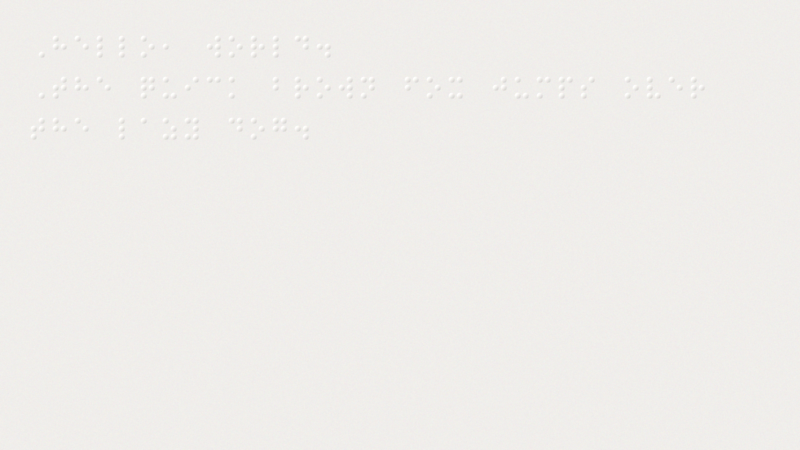
#> input picture data/braille/raw/DOC001_D1.png, 1600 x 900 px (shown at 1/2 size)
$ python -i preprocessing.py   (imports and definitions only)
#> lines starting #> are read from the running program, lines starting #| are printed output that depends on the picture; after the words box and inside, x2 and y2 are one past the last pixel; in counts of white or black regions, pixels touching at a corner belong together
#> further down, picture is the input picture: shape (900, 1600, 3); mean B, G, R 234.5, 237.5, 239.5
"""
Image Preprocessing Pipeline for Optical Braille Recognition.
Handles illumination correction, CLAHE, noise reduction, deskewing, and dot enhancement.
"""

from typing import Tuple, Dict, Any, Optional
import cv2
import numpy as np


class BrailleImagePreprocessor:
    """
    Robust image preprocessing pipeline tailored for tactile embossed Braille.
    """

    def __init__(
        self,
        clahe_clip_limit: float = 2.5,
        clahe_tile_grid_size: Tuple[int, int] = (8, 8),
        denoise_diameter: int = 5,
        denoise_sigma_color: float = 50.0,
        denoise_sigma_space: float = 50.0,
        target_max_width: int = 1920
    ):
        self.clahe = cv2.createCLAHE(
            clipLimit=clahe_clip_limit,
            tileGridSize=clahe_tile_grid_size
        )
        self.denoise_diameter = denoise_diameter
        self.denoise_sigma_color = denoise_sigma_color
        self.denoise_sigma_space = denoise_sigma_space
        self.target_max_width = target_max_width

    def process(self, image: np.ndarray) -> Dict[str, Any]:
        """
        Executes full preprocessing pipeline on input image.
        Returns:
            dict containing:
                'original': original BGR image
                'resized': resized image
                'gray': grayscale image
                'clahe_enhanced': shadow-compensated CLAHE image
                'denoised': edge-preserving filtered image
                'binary': adaptive thresholded dot mask
                'skew_angle': estimated skew angle in degrees
                'deskewed': rotation-corrected image
        """
        h, w = image.shape[:2]
#> h = 900; w = 1600

        # 1. Resize if image is excessively large to optimize compute
        scale = 1.0
        if w > self.target_max_width:
            scale = self.target_max_width / float(w)
            target_h = int(h * scale)
            resized = cv2.resize(image, (self.target_max_width, target_h), interpolation=cv2.INTER_AREA)
        else:
            resized = image.copy()

        # 2. Grayscale Conversion & Canonical Polarity Standardization
        if len(resized.shape) == 3:
            gray = cv2.cvtColor(resized, cv2.COLOR_BGR2GRAY)
        else:
            gray = resized.copy()

        # Canonical Polarity Normalization:
        # In a Braille document, the background occupies >80% of pixels.
        # If the median pixel intensity is dark (< 128), it is an inverted/dark-mode image.
        # We invert it so that background is always light and dots are always dark foreground.
        if float(np.median(gray)) < 128.0:
            gray = 255 - gray

        # 3. Uneven Illumination Estimation & Compensation (Background Division)
        max_k = min(gray.shape[:2]) - 1
#> max_k = 899
        max_k = max_k if max_k % 2 == 1 else max_k - 1
        kernel_size = min(max(int(min(gray.shape) * 0.1) | 1, 15), max(max_k, 3))
#> kernel_size = 91
        background = cv2.GaussianBlur(gray, (kernel_size, kernel_size), 0)
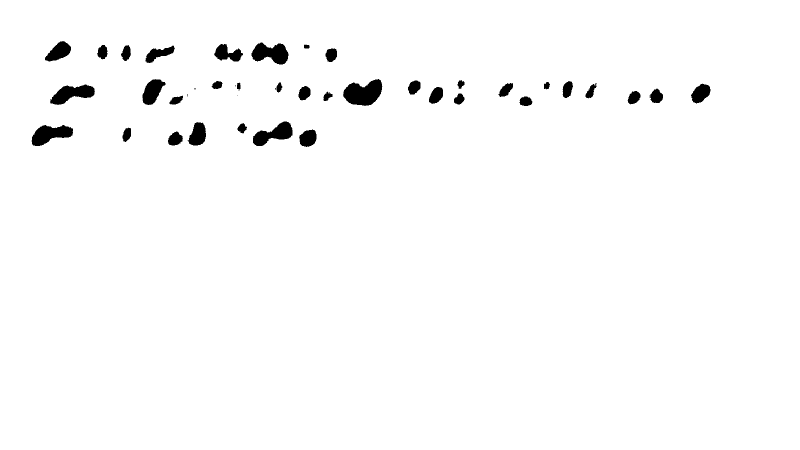
#> background: shape (900, 1600) (shown at 1/2 size); values 237 (black) and 238 (white), 98.1% white; 41 black regions (5 under 20 px), largest, box (x1, y1, x2, y2) and area: (686, 158, 765, 212) 2893, (503, 85, 577, 129) 2146, (63, 250, 146, 292) 2120
        # Divide gray by background and normalize to [0, 255]
        norm_illum = np.float32(gray) / (np.float32(background) + 1e-5)
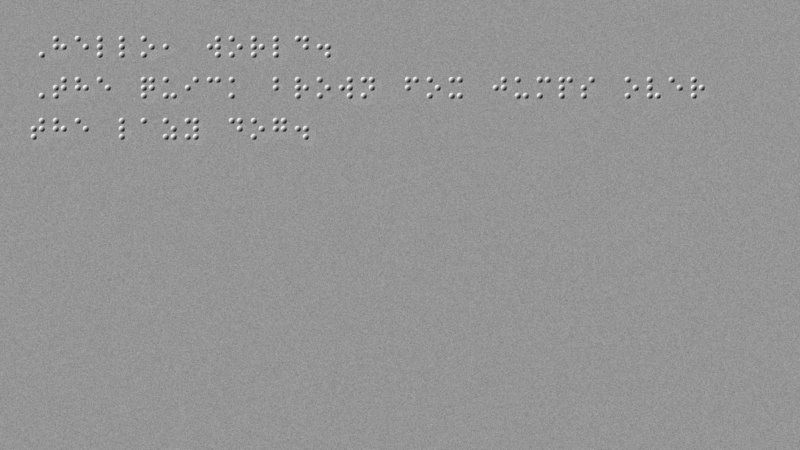
#> norm_illum: shape (900, 1600) float32 (shown at 1/2 size); min 0.891, max 1.08, mean 0.999; drawn with min black and max white
        norm_illum = np.clip(norm_illum * 180.0, 0, 255).astype(np.uint8)

        # 4. Contrast Enhancement via CLAHE
        clahe_enhanced = self.clahe.apply(norm_illum)
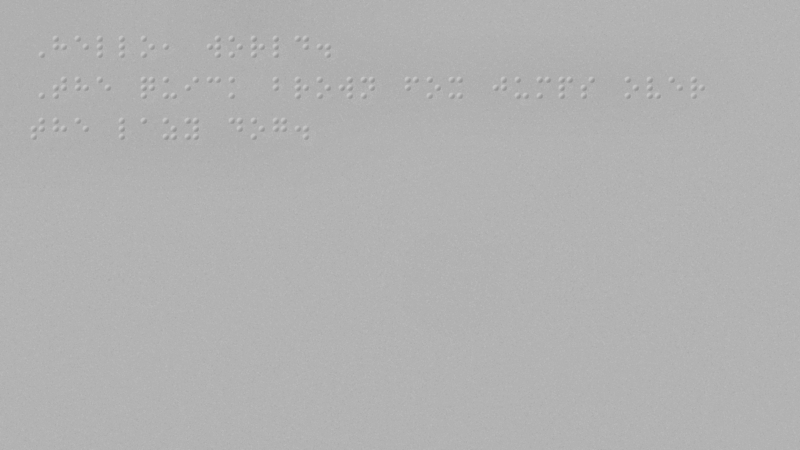
#> clahe_enhanced: shape (900, 1600) (shown at 1/2 size); min 142, max 201, mean 177.6

        # 5. Edge-Preserving Denoising (Bilateral Filter)
        denoised = cv2.bilateralFilter(
            clahe_enhanced,
            d=self.denoise_diameter,
            sigmaColor=self.denoise_sigma_color,
            sigmaSpace=self.denoise_sigma_space
        )

        # 6. Skew Detection & Rotation Correction
        skew_angle = self.estimate_skew(denoised)
#> in estimate_skew, `edges = cv2.Canny(gray, 50, 150, apertureSize=3)`: edges: shape (900, 1600); every value is 0
#> in estimate_skew, `lines = cv2.HoughLinesP(edges, 1, np.pi / 180, threshold=100, minLineL..`: lines = None
#> skew_angle = 0
        if abs(skew_angle) > 0.4 and abs(skew_angle) < 45.0:
            deskewed_gray = self.rotate_image(denoised, skew_angle)
            deskewed_bgr = self.rotate_image(resized, skew_angle)
            deskewed_raw_gray = self.rotate_image(gray, skew_angle)
        else:
            deskewed_gray = denoised
            deskewed_bgr = resized
            deskewed_raw_gray = gray
            skew_angle = 0.0

        # 7. Dual-Mode Binarization
        # For high-contrast digital Braille graphics and crisp scans, Otsu's threshold
        # cleanly isolates compact dot contours without introducing local halo artifacts.
        _, binary_otsu = cv2.threshold(deskewed_gray, 0, 255, cv2.THRESH_BINARY_INV + cv2.THRESH_OTSU)
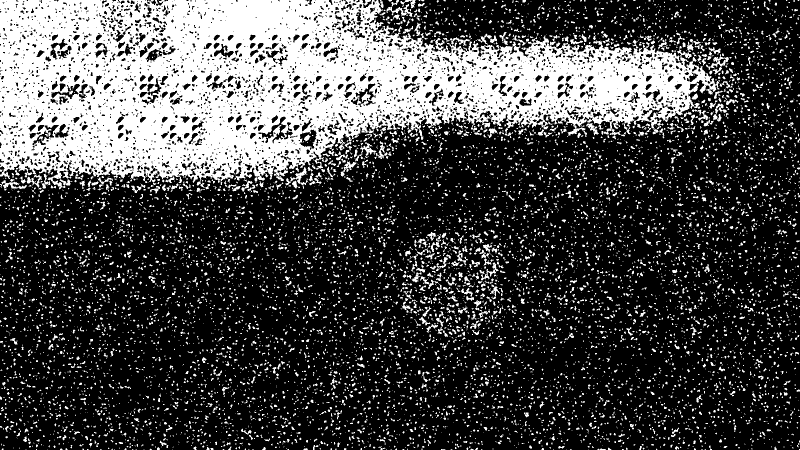
#> binary_otsu: shape (900, 1600) (shown at 1/2 size); 28.1% white; 8959 white regions (7671 under 20 px), largest, box (x1, y1, x2, y2) and area: (0, 0, 1439, 379) 300512, (571, 334, 616, 378) 468, (773, 8, 826, 34) 420
        otsu_ratio = float(np.count_nonzero(binary_otsu)) / float(binary_otsu.size)
#> otsu_ratio = 0.281

        if 0.0005 <= otsu_ratio <= 0.20:
            binary = binary_otsu
        else:
            # Fall back to adaptive Gaussian thresholding for unevenly illuminated embossed paper
            binary = cv2.adaptiveThreshold(
                deskewed_gray,
                maxValue=255,
                adaptiveMethod=cv2.ADAPTIVE_THRESH_GAUSSIAN_C,
                thresholdType=cv2.THRESH_BINARY_INV,
                blockSize=15,
                C=4
            )
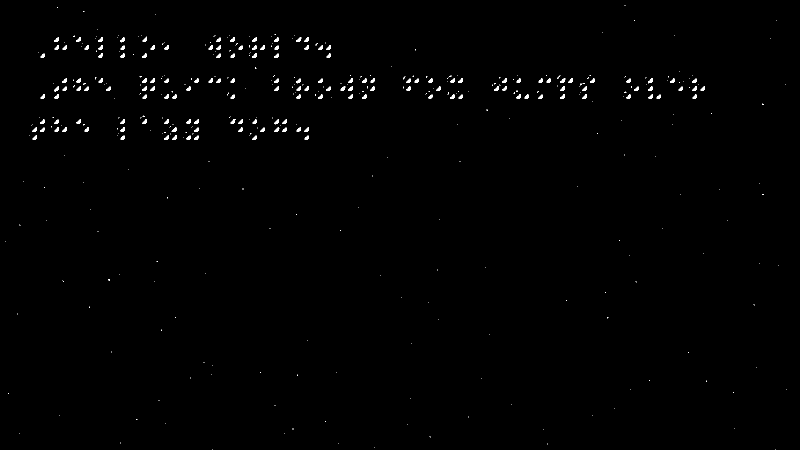
#> binary: shape (900, 1600) (shown at 1/2 size); 0.6% white; 452 white regions (301 under 20 px), largest, box (x1, y1, x2, y2) and area: (284, 156, 294, 166) 61, (1296, 157, 1306, 167) 59, (109, 172, 118, 184) 58

        # Morphological opening to remove tiny isolated salt-and-pepper noise
        morph_kernel = cv2.getStructuringElement(cv2.MORPH_ELLIPSE, (2, 2))
        binary = cv2.morphologyEx(binary, cv2.MORPH_OPEN, morph_kernel)
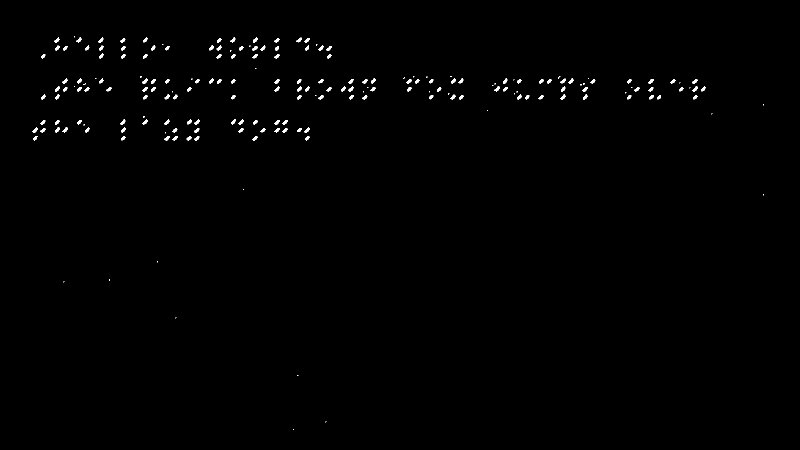
#> binary: shape (900, 1600) (shown at 1/2 size); 0.59% white; 200 white regions (49 under 20 px), largest, box (x1, y1, x2, y2) and area: (285, 157, 295, 167) 62, (697, 173, 707, 183) 61, (1385, 173, 1395, 183) 60

        return {
            "original": image,
            "resized": resized,
            "gray": gray,
            "clahe_enhanced": clahe_enhanced,
            "denoised": denoised,
            "skew_angle": round(float(skew_angle), 2),
            "deskewed_gray": deskewed_gray,
            "deskewed_bgr": deskewed_bgr,
            "deskewed_raw_gray": deskewed_raw_gray,
            "binary": binary,
            "scale_factor": scale
        }

    def estimate_skew(self, gray: np.ndarray) -> float:
        """
        Estimates document skew angle using morphological horizontal line projection.
        """
        # Sobel horizontal gradient to detect horizontal alignment of Braille lines
        edges = cv2.Canny(gray, 50, 150, apertureSize=3)
        lines = cv2.HoughLinesP(edges, 1, np.pi / 180, threshold=100, minLineLength=80, maxLineGap=15)

        if lines is None or len(lines) == 0:
            return 0.0

        angles = []
        for line in lines:
            line_flat = np.squeeze(line)
            if line_flat.shape == (4,):
                x1, y1, x2, y2 = line_flat
            else:
                continue
            dx = x2 - x1
            dy = y2 - y1
            if dx != 0:
                angle_deg = np.degrees(np.arctan2(dy, dx))
                # Only consider lines close to horizontal (-30 to +30 degrees)
                if abs(angle_deg) < 30.0:
                    angles.append(angle_deg)

        if len(angles) == 0:
            return 0.0

        median_angle = float(np.median(angles))
        return median_angle

    @staticmethod
    def rotate_image(image: np.ndarray, angle: float) -> np.ndarray:
        """Rotates image around its center by angle degrees with border replication."""
        h, w = image.shape[:2]
        center = (w // 2, h // 2)
        rot_mat = cv2.getRotationMatrix2D(center, angle, 1.0)
        rotated = cv2.warpAffine(image, rot_mat, (w, h), flags=cv2.INTER_LINEAR, borderMode=cv2.BORDER_REPLICATE)
        return rotated

>>> import cv2
>>> picture = cv2.imread('../../data/braille/raw/DOC001_D1.png')
>>> result = BrailleImagePreprocessor().process(picture)
#> result = 11 items
